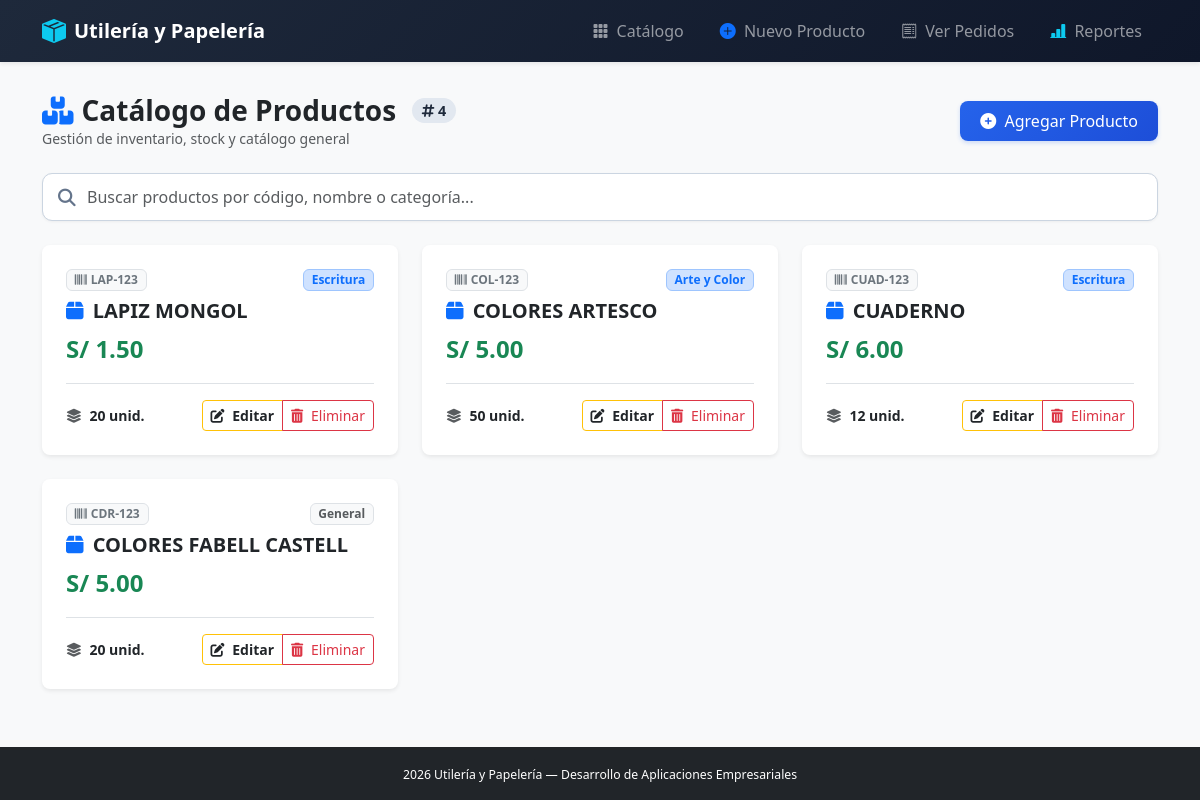
Before: /utileria/ with the older database file.
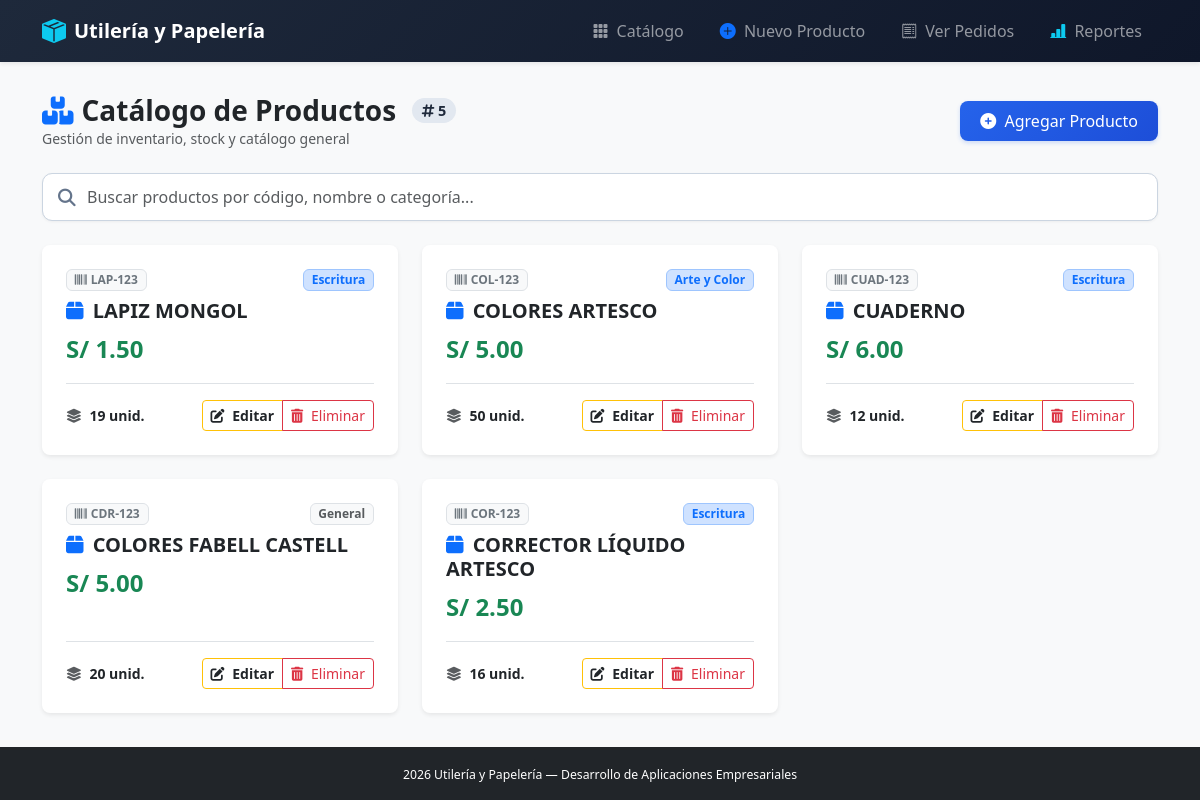
After: the same page with the newer database file.
### utileria/models.py (models this page shows, shortened)
class Producto(models.Model):  # ENTIDAD PRINCIPAL
    codigo = models.CharField(max_length=20)
    nombre = models.CharField(max_length=100)
    precio = models.DecimalField(max_digits=10, decimal_places=2)
    stock = models.IntegerField()  # CAMPO ENTERO QUE SE DESCUENTA CON F()
    categoria = models.ForeignKey(
        Categoria,
        on_delete=models.PROTECT,
        related_name='productos',
        null=True,
        blank=True
    )

class Categoria(models.Model):
    nombre = models.CharField(max_length=100)
    descripcion = models.TextField(blank=True, null=True)

### utileria/views.py (the view)
# urls.py: path("", views.producto_list, name="producto_list"),
def producto_list(request):
    productos = Producto.objects.select_related('categoria', 'ficha_tecnica').all()
    return render(request, "utileria/producto_list.html", {"productos": productos})

### utileria/templates/utileria/producto_list.html (shortened to what this page needs)
{% extends 'utileria/base.html' %}
{% block content %}
<div class="d-flex justify-content-between align-items-center mb-4">
    <div>
        <h3 class="fw-bold text-dark m-0 d-flex align-items-center gap-2">
            <i class="fas fa-boxes-stacked text-primary"></i>
            Catálogo de Productos
            <span class="counter-badge ms-2">
                <i class="fas fa-hashtag"></i> {{ productos|length }}
            </span>
        </h3>
        <p class="text-muted small m-0">Gestión de inventario, stock y catálogo general</p>
    </div>
    <a href="{% url 'utileria:producto_create' %}" class="btn btn-primary-custom text-decoration-none">
        <i class="fas fa-plus-circle me-1"></i> Agregar Producto
    </a>
</div>
<div class="search-box">
    <span class="search-icon">
        <i class="fas fa-search"></i>
    </span>
    <input
        type="text"
        id="searchInput"
        class="form-control"
        placeholder="Buscar productos por código, nombre o categoría..."
    >
</div>
<div class="row row-cols-1 row-cols-md-3 g-4" id="itemsContainer">
    {% for producto in productos %}
        <div class="col item-card"
             data-name="{{ producto.nombre|lower }}"
             data-code="{{ producto.codigo|lower|default:'' }}"
             data-category="{{ producto.categoria.nombre|lower|default:'' }}">
            {% include 'utileria/_producto_card.html' %}
        </div>
    {% endfor %}
</div>
{% endblock %}

### utileria/templates/utileria/_producto_card.html
<div class="card card-item h-100 shadow-sm border-0 rounded-3 overflow-hidden">
    <div class="card-body p-4 d-flex flex-column justify-content-between">
        <div>
            <div class="d-flex justify-content-between align-items-center mb-2">
                {% if producto.codigo %}
                    <span class="badge bg-light text-secondary border">
                        <i class="fas fa-barcode me-1"></i>{{ producto.codigo }}
                    </span>
                {% endif %}
                {% if producto.categoria %}
                    <span class="badge bg-primary-subtle text-primary border border-primary-subtle fw-semibold">
                        {{ producto.categoria.nombre }}
                    </span>
                {% else %}
                    <span class="badge bg-light text-muted border">General</span>
                {% endif %}
            </div>
            <h5 class="card-title fw-bold text-dark mb-2">
                <i class="fas fa-box text-primary me-1"></i> {{ producto.nombre|upper }}
            </h5>
            <p class="card-text mb-3">
                <span class="fs-4 fw-bold text-success">S/ {{ producto.precio|floatformat:2 }}</span>
            </p>
        </div>
        <div>
            <div class="d-flex justify-content-between align-items-center pt-3 border-top">
                <span class="small text-muted">
                    <i class="fas fa-layer-group me-1"></i>
                    <strong class="{% if producto.stock < 5 %}text-danger{% else %}text-dark{% endif %}">
                        {{ producto.stock|default:"0" }} unid.
                    </strong>
                </span>
                <div class="btn-group">
                    <a href="{% url 'utileria:producto_update' producto.id %}" class="btn btn-sm btn-outline-warning text-dark fw-semibold" title="Editar">
                        <i class="fas fa-edit me-1"></i> Editar
                    </a>
                    <a href="{% url 'utileria:producto_delete' producto.id %}" class="btn btn-sm btn-outline-danger" title="Eliminar">
                        <i class="fas fa-trash-alt me-1"></i> Eliminar
                    </a>
                </div>
            </div>
        </div>
    </div>
</div>

Changed rows visible on the page:
changed Producto "LAPIZ MONGOL": stock "20" → "19"
added Producto: codigo "COR-123", categoria.nombre "Escritura", nombre "CORRECTOR LÍQUIDO ARTESCO", precio "2.50", stock "16"
Other visible differences:
{{ productos|length }}: "4" → "5"
